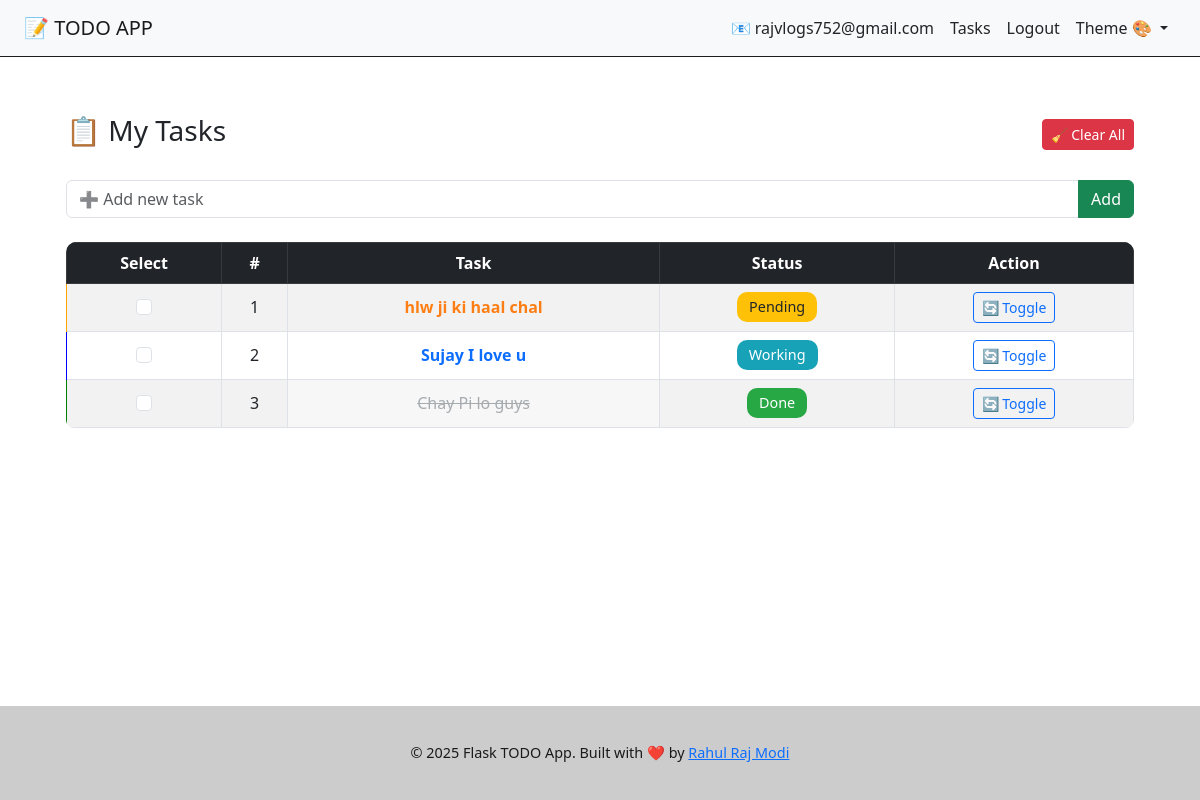
/tasks (signed in), run on an earlier commit of the app's database.
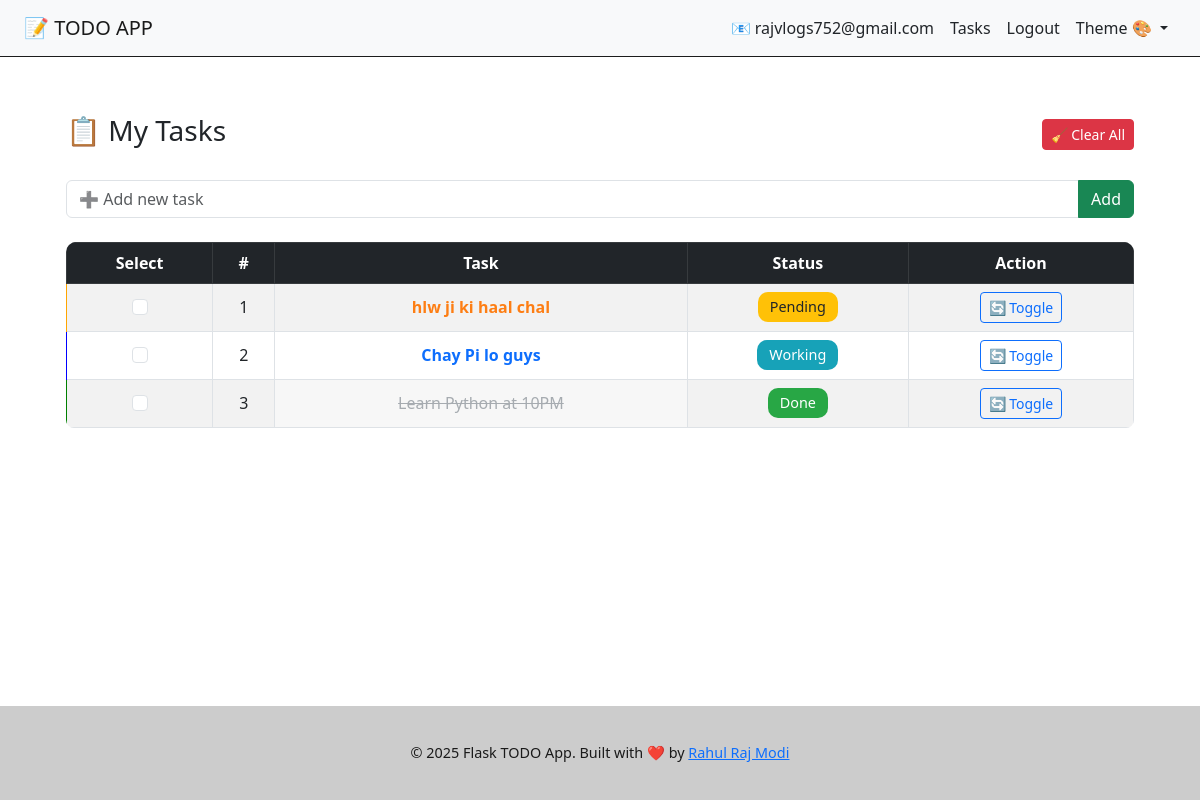
And on a later commit of the database.
### app/models.py (models this page shows, shortened)
class User(UserMixin, db.Model):
    id = db.Column(db.Integer, primary_key=True)
    email = db.Column(db.String(150), unique=True, nullable=False)
    password = db.Column(db.String(256), nullable=False)

class Task(db.Model):
    id = db.Column(db.Integer, primary_key=True)
    title = db.Column(db.String(255), nullable=False)
    status = db.Column(db.String(20), default='pending')
    user_id = db.Column(db.Integer, db.ForeignKey('user.id'))

### app/routes/tasks.py (the view)
@tasks_bp.route('/tasks', methods=['GET'])
@login_required
def tasks():
    user_tasks = Task.query.filter_by(user_id=current_user.id).all()
    theme = session.get('theme', 'theme-light')
    return render_template("tasks.html", theme=theme, tasks=user_tasks)

### app/__init__.py (called while the page is built)
def create_app():
    app = Flask(__name__, static_url_path='/static')
    app.config['SECRET_KEY'] = 'supersecretkey'
    app.config['SQLALCHEMY_DATABASE_URI'] = 'sqlite:///todo.db'
    app.config['SQLALCHEMY_TRACK_MODIFICATIONS'] = False
    db.init_app(app)
    migrate.init_app(app, db)
    login_manager.init_app(app)
    login_manager.login_view = 'auth.login'
    login_manager.login_message = "Please log in to access this page."
    login_manager.login_message_category = "warning"
    from app.models import User
    @login_manager.user_loader
    def load_user(user_id):
        return User.query.get(int(user_id))
    from app.routes.home import home_bp
    from app.routes.auth import auth_bp
    from app.routes.tasks import tasks_bp
    app.register_blueprint(home_bp)
    app.register_blueprint(auth_bp)
    app.register_blueprint(tasks_bp)
    return app

### app/templates/tasks.html (shortened to what this page needs)
{% extends 'base.html' %} {% block title %}My Tasks{% endblock %} {% block
content %}
<div class="d-flex justify-content-between align-items-center mb-4">
  <h3>📋 My Tasks</h3>
  <div class="d-flex align-items-center gap-2">
    <form method="POST" action="{{ url_for('tasks.clear_task') }}">
      <button type="submit" class="btn btn-danger btn-sm">🧹 Clear All</button>
    </form>
  </div>
</div>
<form
  method="POST"
  action="{{ url_for('tasks.add_task') }}"
  class="input-group mb-4"
>
  <input
    type="text"
    name="title"
    class="form-control"
    placeholder="➕ Add new task"
    required
  />
  <button class="btn btn-success" type="submit">Add</button>
</form>
<div class="table-responsive">
  <table
    class="table task-table table-bordered table-striped text-center align-middle"
  >
    <thead class="table-dark">
      <tr>
        <th>Select</th>
        <th>#</th>
        <th>Task</th>
        <th>Status</th>
        <th>Action</th>
      </tr>
    </thead>
    <tbody>
      {% for task in tasks %}
      <tr class="status-{{ task.status|lower }}">
        <td data-label="Select">
          <input
            type="checkbox"
            class="form-check-input task-checkbox"
            name="selected_task"
            value="{{ task.id }}"
            onchange="toggleDeleteSelectedButton()"
          />
        </td>
        <td data-label="#">{{ loop.index }}</td>
        <td
          data-label="Task"
          class="task-title {% if task.status == 'done' %}done-task{% endif %}"
        >
          {{ task.title }}
        </td>
        <td data-label="Status">
          {% if task.status == 'pending' %}
          <span class="task-badge pending">Pending</span>
          {% elif task.status == 'working' %}
          <span class="task-badge working">Working</span>
          {% else %}
          <span class="task-badge done">Done</span>
          {% endif %}
        </td>
        <td data-label="Action">
          <form
            method="POST"
            action="{{ url_for('tasks.toggle_status', task_id=task.id) }}"
          >
            <button type="submit" class="btn btn-outline-primary btn-sm">
              🔄 Toggle
            </button>
          </form>
        </td>
      </tr>
      {% else %}
      <tr>
        <td colspan="5">No tasks added yet!</td>
      </tr>
      {% endfor %}
    </tbody>
  </table>
</div>
{% endblock %}

### app/templates/base.html (shortened to what this page needs)
<!DOCTYPE html>
<html lang="en">
  <head>
    <link
      rel="stylesheet"
      href="{{ url_for('static', filename='css/styles.css') }}"
    />
    <link
      id="themeStylesheet"
      rel="stylesheet"
      href="{{ url_for('static', filename='themes/' + session.get('theme', 'light') + '.css') }}"
    />
    <link
      rel="stylesheet"
      href="https://cdn.jsdelivr.net/npm/bootstrap@5.3.0/dist/css/bootstrap.min.css"
    />
  </head>
  <body class="theme-{{ session.get('theme', 'light') }}">
    <nav class="navbar navbar-expand-lg theme-navbar px-4 fixed-top">
      <a class="navbar-brand" href="#">📝 TODO APP</a>
      <div class="collapse navbar-collapse" id="navbarContent">
        <ul class="navbar-nav ms-auto">
          {% if current_user.is_authenticated %}
          <li class="nav-item">
            <span class="nav-link disabled text-muted">
              📧 {{ current_user.email }}
            </span>
          </li>
          <li class="nav-item">
            <a class="nav-link" href="{{ url_for('tasks.tasks') }}">Tasks</a>
          </li>
          <li class="nav-item">
            <a class="nav-link" href="{{ url_for('auth.logout') }}">Logout</a>
          </li>
          {% endif %}
          <li class="nav-item dropdown">
            <a
              class="nav-link dropdown-toggle"
              href="#"
              id="themeDropdown"
              role="button"
              data-bs-toggle="dropdown"
              aria-expanded="false"
            >
              Theme 🎨
            </a>
          </li>
        </ul>
      </div>
    </nav>
   <main class="container mt-navbar">
  <div class="theme-content p-4 rounded">
    {% block content %}{% endblock %}
  </div>
</main>
    <footer class="text-center py-3 mt-auto">
      <div class="container">
        &copy; {{ current_year or 2025 }} Flask TODO App. Built with ❤️ by
        <a href="https://github.com/Rahul-2148" target="_blank" rel="noopener">Rahul Raj Modi</a>
      </div>
    </footer>
  </body>
</html>

### app/static/css/styles.css (style rules this page uses)
body { font-family: "Segoe UI", Tahoma, Geneva, Verdana, sans-serif; min-height: 100vh; display: flex; flex-direction: column; margin: 0; padding-top: 70px; transition: background-color 0.3s ease, color 0.3s ease; }
.container { flex: 1; max-width: 960px; width: 100%; margin: 0 auto; padding: 20px; }
.table { background-color: white; border-radius: 8px; overflow: hidden; }
.table th, .table td { vertical-align: middle; padding: 12px 16px; }
.table-responsive { width: 100%; overflow-x: auto; -webkit-overflow-scrolling: touch; border-radius: 10px; margin-bottom: 1rem; }
footer { margin-top: auto; background: rgba(0, 0, 0, 0.05); text-align: center; font-size: 0.9rem; padding: 10px 0; color: #333; -webkit-backdrop-filter: blur(4px); backdrop-filter: blur(4px); }
.theme-light .task-table { background-color: white; color: black; }
.status-done .task-title { text-decoration: line-through; color: #6c757d; }
.status-working .task-title { font-weight: bold; color: #0d6efd; }
.status-pending .task-title { font-weight: 600; color: #fd7e14; }
.status-done { border-left: 6px solid green; }
.status-working { border-left: 6px solid blue; }
.status-pending { border-left: 6px solid orange; }
.task-title.done-task { text-decoration: line-through; opacity: 0.6; }
.task-badge { display: inline-block; padding: 4px 12px; border-radius: 10px; font-weight: 500; font-size: 0.9rem; transition: all 0.3s ease; }
.task-badge.pending { background-color: #ffc107; color: #212529; }
.task-badge.working { background-color: #17a2b8; color: #fff; }
.task-badge.done { background-color: #28a745; color: #fff; }

### app/static/themes/light.css (style rules this page uses)
body { background-color: #fff; color: black; }
.table { background-color: #fff; color: #1e1e1e; }
.table thead { background-color: #f8f9fa; color: #1e1e1e; }
.navbar { background-color: #fff; border-bottom: 1px solid #1c1c1c; }
.navbar .nav-link, .navbar-brand { color: #1a1a1a !important; }
.btn-success { background-color: #00bc8c; border-color: #00bc8c; }
footer { background-color: #ccc; color: #1a1a1a; }
.theme-navbar { background-color: #f8f9fa; color: #212529; }
.theme-navbar .nav-link { color: #212529 !important; }

What changed in the data, as far as the page shows it:
removed Task: title "Sujay I love u", status "Working"
changed Task "Chay Pi lo guys": status "Done" → "Working"
added Task: title "Learn Python at 10PM", status "Done"
